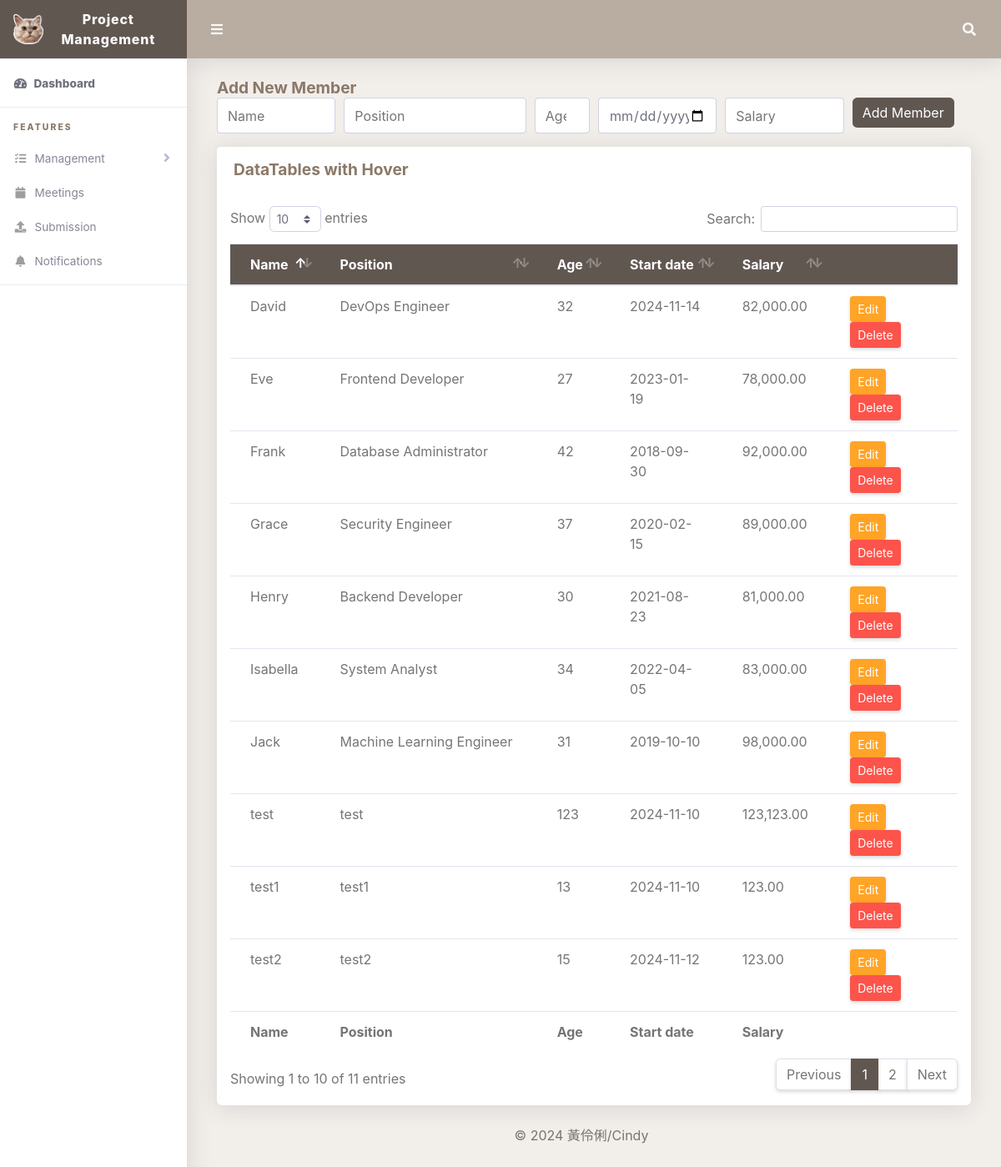
The app's page /datatables.php with its own data.
### tables this page shows
CREATE TABLE `engineers` (
  `engineer_id` int(11) NOT NULL,
  `name` varchar(100) NOT NULL,
  `position` varchar(50) NOT NULL,
  `age` int(11) DEFAULT NULL,
  `start_date` date DEFAULT NULL,
  `salary` decimal(10,2) DEFAULT NULL
);

### datatables.php (the view, shortened to what this page needs)
<!DOCTYPE html>
<html lang="en">
<head>
  <link href="vendor/fontawesome-free/css/all.min.css" rel="stylesheet" type="text/css">
  <link href="vendor/bootstrap/css/bootstrap.css" rel="stylesheet" type="text/css">
  <link href="css/project-management.css" rel="stylesheet">
  <link href="vendor/datatables/dataTables.bootstrap4.css" rel="stylesheet">
</head>
<body id="page-top">
  <div id="wrapper">
<ul class="navbar-nav sidebar sidebar-light accordion" id="accordionSidebar">
      <a class="sidebar-brand d-flex align-items-center justify-content-center" href="index.php">
        <div class="sidebar-brand-icon">
          <img src="img/logo.png">
        </div>
        <div class="sidebar-brand-text mx-3">Project Management</div>
      </a>
      <hr class="sidebar-divider my-0">
      <li class="nav-item active">
        <a class="nav-link" href="index.php">
          <i class="fas fa-fw fa-tachometer-alt"></i>
          <span>Dashboard</span></a>
      </li>
      <hr class="sidebar-divider">
      <div class="sidebar-heading">
        Features
      </div>
      <li class="nav-item">
        <a class="nav-link collapsed" href="#" data-toggle="collapse" data-target="#collapseTable" aria-expanded="true"
          aria-controls="collapseTable">
          <i class="fas fa-fw fa-tasks"></i>
          <span>Management</span>
        </a>
      </li>
      <li class="nav-item">
        <a class="nav-link" href="calendar.php">
          <i class="fas fa-fw fa-calendar"></i>
          <span>Meetings</span>
        </a>
      </li>
      <li class="nav-item">
        <a class="nav-link" href="submit.php">
          <i class="fas fa-fw fa-upload"></i>
          <span>Submission</span>
        </a>
      </li>
    <li class="nav-item">
      <a class="nav-link" href="notif.html">
        <i class="fas fa-fw fa-bell"></i>
        <span>Notifications</span>
      </a>
    </li>
      <hr class="sidebar-divider">
    </ul>
    <div id="content-wrapper" class="d-flex flex-column">
      <div id="content">
        <nav class="navbar navbar-expand navbar-light bg-navbar topbar mb-4 static-top">
          <button id="sidebarToggleTop" class="btn btn-link rounded-circle mr-3">
            <i class="fa fa-bars"></i>
          </button>
          <ul class="navbar-nav ml-auto">
            <li class="nav-item dropdown no-arrow">
              <a class="nav-link dropdown-toggle" href="#" id="searchDropdown" role="button" data-toggle="dropdown"
                aria-haspopup="true" aria-expanded="false">
                <i class="fas fa-search fa-fw"></i>
              </a>
            </li>
              </div>
        <div class="container-fluid" id="container-wrapper">
          <div class="d-sm-flex align-items-center justify-content-between mb-4">
              <div class="col-lg-12 mb-4">
                  <h6 class="m-0 font-weight-bold text-primary">Add New Member</h6>
                  <form id="addEngineerForm" method="POST">
                  <div class="form-row">
                    <div class="form-group col-md-2">
                        <input type="text" id="name" name="name" class="form-control" placeholder="Name" required>
                    </div>
                    <div class="form-group col-md-3">
                        <input type="text" id="position" name="position" class="form-control" placeholder="Position" required>
                    </div>
                    <div class="form-group col-md-1">
                        <input type="number" id="age" name="age" class="form-control" placeholder="Age" required>
                    </div>
                    <div class="form-group col-md-2">
                        <input type="date" id="startDate" name="startDate" class="form-control" placeholder="Start Date" required>
                    </div>
                    <div class="form-group col-md-2">
                        <input type="text" id="salary" name="salary" class="form-control" placeholder="Salary" required onblur="formatSalary(this)">
                    </div>
                    <div class="form-group col-md-2">
                        <button type="submit" class="btn btn-custom">Add Member</button>
                    </div>
                      </div>
                  </form>
          <div class="row">
            <div class="col-lg-12">
              <div class="card mb-4">
                <div class="card-header py-3 d-flex flex-row align-items-center justify-content-between">
                  <h6 class="m-0 font-weight-bold text-primary">DataTables with Hover</h6>
                </div>
                <div class="table-responsive p-3">
                  <table class="table align-items-center table-flush table-hover" id="dataTableHover">
                  <thead class="thead-light">
  <tr>
    <th>Name</th>
    <th>Position</th>
    <th>Age</th>
    <th>Start date</th>
    <th>Salary</th>
    <th></th>
  </tr>
</thead>
<tbody>
  <?php
  include 'test/manage_engineers.php';
  $sql = "SELECT engineer_id, name, position, age, start_date, salary FROM Engineers";
  $result = $conn->query($sql);
  if ($result->num_rows > 0) {
      while($row = $result->fetch_assoc()) {
          echo "<tr>";
          echo "<td>" . htmlspecialchars($row['name']) . "</td>";
          echo "<td>" . htmlspecialchars($row['position']) . "</td>";
          echo "<td>" . htmlspecialchars($row['age']) . "</td>";
          echo "<td>" . htmlspecialchars($row['start_date']) . "</td>";
          echo "<td>" . htmlspecialchars(number_format($row['salary'], 2)) . "</td>";
          echo "<td>
                  <a href='#' data-id='".$row['engineer_id']."' data-name='".$row['name']."' data-position='".$row['position']."' data-age='".$row['age']."' data-start_date='".$row['start_date']."' data-salary='".$row['salary']."' class='editEngineer btn btn-sm btn-warning' data-toggle='modal' data-target='#editEngineer'>Edit</a>
                  <a href='#' data-id='".$row['engineer_id']."' class='deleteEngineer btn btn-sm btn-danger'>Delete</a>
                </td>";
          echo "</tr>";
      }
  } else {
      echo "<tr><td colspan='6'>No records found</td></tr>";
  }
  ?>
</tbody>
<tfoot>
  <tr>
    <th>Name</th>
    <th>Position</th>
    <th>Age</th>
    <th>Start date</th>
    <th>Salary</th>
    <th></th>
  </tr>
</tfoot>
                  </table>
                </div>
              </div>
            </div>
          </div>
          <div class="row">
            <div class="col-lg-12 text-center">
              <p>© 2024 黃伶俐/Cindy</p>
            </div>
</body>
</html>

### css/project-management.css (style rules this page uses)
html { position: relative; min-height: 100%; font-family: Nunito }
body { height: 100% }
#wrapper { display: -webkit-box; display: -ms-flexbox; display: flex }
#wrapper #content-wrapper { background-color: #f2eeea; width: 100%; overflow-x: hidden }
#wrapper #content-wrapper #content { -webkit-box-flex: 1; -ms-flex: 1 0 auto; flex: 0 0 auto }
.container, .container-fluid, .container-login { padding-left: 1.5rem; padding-right: 1.5rem }
.dropdown.no-arrow .dropdown-toggle::after { display: none }
.sidebar .nav-item.dropdown .dropdown-toggle::after, .topbar .nav-item.dropdown .dropdown-toggle::after { width: 1rem; text-align: center; float: right; vertical-align: 0; border: 0; font-weight: 900; content: '\f105'; font-family: 'Font Awesome 5 Free' }
.sidebar .nav-item .nav-link, .topbar .nav-item .nav-link { position: relative }
.topbar { height: 4.375rem; z-index: 2; -webkit-box-shadow: 0 .15rem 1.75rem 0 rgba(58, 59, 69, .15) !important; box-shadow: 0 .15rem 1.75rem 0 rgba(58, 59, 69, .15) !important }
.topbar #sidebarToggleTop { height: 2.5rem; width: 2.5rem; -webkit-box-shadow: 0 0 !important; box-shadow: 0 0 !important }
.topbar .nav-item .nav-link { height: 4.375rem; display: -webkit-box; display: -ms-flexbox; display: flex; -webkit-box-align: center; -ms-flex-align: center; align-items: center; padding: 0 .75rem }
.topbar .dropdown { position: static }
@media (min-width:576px) { .topbar .dropdown { position: relative } }
.topbar.navbar-light .navbar-nav .nav-item .nav-link { color: #fafafa; transition: all .3s ease-in-out; -webkit-transition: all .3s ease-in-out }
.bg-navbar { background-color: #b9ada2 }
.sidebar { min-height: 100vh; width: 14rem !important; background-color: #fff !important; -webkit-box-shadow: 0 .15rem 1.75rem 0 rgba(58, 59, 69, .15) !important; box-shadow: 0 .15rem 1.75rem 0 rgba(58, 59, 69, .15) !important; z-index: 0 }
.sidebar .nav-item { position: relative; margin-bottom: -15px }
.sidebar .nav-item .nav-link { display: block; width: 100%; text-align: left; padding: 1rem; width: 14rem }
.sidebar .nav-item .nav-link i { font-size: .85rem; margin-right: .25rem }
.sidebar .nav-item .nav-link span { font-size: .85rem; display: inline }
.sidebar .nav-item.active .nav-link { font-weight: 800 }
.sidebar .nav-item .nav-link[data-toggle=collapse]::after { width: 1rem; text-align: center; float: right; vertical-align: 0; border: 0; font-weight: 900; content: '\f107'; font-family: 'Font Awesome 5 Free' }
.sidebar .nav-item .nav-link[data-toggle=collapse].collapsed::after { content: '\f105' }
.sidebar .sidebar-brand { height: 4.375rem; text-decoration: none; font-size: 1rem; font-weight: 800; padding: 1.5rem 1rem; text-align: center; letter-spacing: .05rem; z-index: 1 }
.sidebar .sidebar-brand .sidebar-brand-icon img { max-height: 2.3rem }
.sidebar hr.sidebar-divider { margin: 1rem 0 1rem 0 }
.sidebar .sidebar-heading { text-align: left; padding: 0 1rem; font-weight: 800; font-size: .65rem; letter-spacing: .13rem }
.sidebar .sidebar-brand .sidebar-brand-text { display: inline }
.sidebar-light .sidebar-brand { color: #fafafa; background-color: #615751 }
.sidebar-light hr.sidebar-divider { border-top: 1px solid #eaecf4 }
.sidebar-light .sidebar-heading { color: #8a7969 }
.sidebar-light .nav-item .nav-link { color: #858796 }
.sidebar-light .nav-item .nav-link i { color: #9e9e9e }
.sidebar-light .nav-item .nav-link[data-toggle=collapse]::after { color: #b7b9cc }
.sidebar-light .nav-item.active .nav-link { color: #6e707e }
.sidebar-light .nav-item.active .nav-link i { color: #6e707e }
.table-flush td, .table-flush th { border-right: 0; border-left: 0 }
.table-flush tbody tr:first-child td, .table-flush tbody tr:first-child th { border-top: 0 }
.table-flush tbody tr:last-child td, .table-flush tbody tr:last-child th { border-bottom: 0 }
.card .table { margin-bottom: 0 }
.card .table td, .card .table th { padding-right: 1.5rem; padding-left: 1.5rem }
.card { -webkit-box-shadow: 0 .15rem 1.75rem 0 rgba(58, 59, 69, .15) !important; box-shadow: 0 .15rem 1.75rem 0 rgba(58, 59, 69, .15) !important }

### records on screen
engineers: name "David", position "DevOps Engineer", age "32", start_date "2024-11-14", salary "82,000.00"
engineers: name "Eve", position "Frontend Developer", age "27", start_date "2023-01-19", salary "78,000.00"
engineers: name "Frank", position "Database Administrator", age "42", start_date "2018-09-30", salary "92,000.00"
engineers: name "Grace", position "Security Engineer", age "37", start_date "2020-02-15", salary "89,000.00"
engineers: name "Henry", position "Backend Developer", age "30", start_date "2021-08-23", salary "81,000.00"
engineers: name "Isabella", position "System Analyst", age "34", start_date "2022-04-05", salary "83,000.00"
engineers: name "Jack", position "Machine Learning Engineer", age "31", start_date "2019-10-10", salary "98,000.00"
engineers: name "test", position "test", age "123", start_date "2024-11-10", salary "123,123.00"
engineers: name "test1", position "test1", age "13", start_date "2024-11-10", salary "123.00"
engineers: name "test2", position "test2", age "15", start_date "2024-11-12", salary "123.00"
